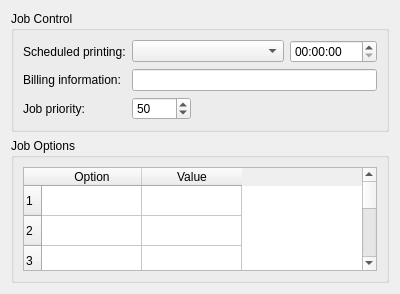
<ui version="4.0" >
 <class>KCupsOptionsJobWidget</class>
 <widget class="QWidget" name="KCupsOptionsJobWidget" >
  <property name="geometry" >
   <rect>
    <x>0</x>
    <y>0</y>
    <width>400</width>
    <height>294</height>
   </rect>
  </property>
  <property name="windowTitle" >
   <string>Job</string>
  </property>
  <layout class="QGridLayout" name="gridLayout_3" >
   <item row="0" column="0" >
    <widget class="QGroupBox" name="jobControlGroupBox" >
     <property name="title" >
      <string>Job Control</string>
     </property>
     <layout class="QGridLayout" name="gridLayout" >
      <item row="0" column="0" >
       <widget class="QLabel" name="jobHoldLabel" >
        <property name="text" >
         <string>Scheduled printing:</string>
        </property>
       </widget>
      </item>
      <item row="0" column="1" colspan="2" >
       <widget class="KComboBox" name="jobHoldComboBox" />
      </item>
      <item row="0" column="3" >
       <widget class="QTimeEdit" name="jobHoldTimeEdit" />
      </item>
      <item row="1" column="0" >
       <widget class="QLabel" name="jobBillingLabel" >
        <property name="text" >
         <string>Billing information:</string>
        </property>
       </widget>
      </item>
      <item row="1" column="1" colspan="3" >
       <widget class="KLineEdit" name="jobBillingLineEdit" />
      </item>
      <item row="2" column="0" >
       <widget class="QLabel" name="jobPriorityLabel" >
        <property name="text" >
         <string>Job priority:</string>
        </property>
       </widget>
      </item>
      <item row="2" column="1" >
       <widget class="QSpinBox" name="jobPrioritySpinBox" >
        <property name="maximum" >
         <number>100</number>
        </property>
        <property name="value" >
         <number>50</number>
        </property>
       </widget>
      </item>
      <item row="2" column="2" colspan="2" >
       <spacer name="horizontalSpacer" >
        <property name="orientation" >
         <enum>Qt::Horizontal</enum>
        </property>
        <property name="sizeHint" stdset="0" >
         <size>
          <width>180</width>
          <height>20</height>
         </size>
        </property>
       </spacer>
      </item>
      <item row="3" column="1" >
       <spacer name="verticalSpacer" >
        <property name="orientation" >
         <enum>Qt::Vertical</enum>
        </property>
        <property name="sizeHint" stdset="0" >
         <size>
          <width>20</width>
          <height>35</height>
         </size>
        </property>
       </spacer>
      </item>
     </layout>
    </widget>
   </item>
   <item row="1" column="0" >
    <widget class="QGroupBox" name="jobOptionsGroupBox" >
     <property name="title" >
      <string>Job Options</string>
     </property>
     <layout class="QGridLayout" name="gridLayout_2" >
      <item row="0" column="0" >
       <widget class="QTableWidget" name="jobOptionsTable" >
        <property name="rowCount" >
         <number>10</number>
        </property>
        <property name="columnCount" >
         <number>2</number>
        </property>
        <row/>
        <row/>
        <row/>
        <row/>
        <row/>
        <row/>
        <row/>
        <row/>
        <row/>
        <row/>
        <column>
         <property name="text" >
          <string>Option</string>
         </property>
        </column>
        <column>
         <property name="text" >
          <string>Value</string>
         </property>
        </column>
       </widget>
      </item>
      <item row="1" column="0" >
       <spacer name="verticalSpacer_2" >
        <property name="orientation" >
         <enum>Qt::Vertical</enum>
        </property>
        <property name="sizeHint" stdset="0" >
         <size>
          <width>20</width>
          <height>16</height>
         </size>
        </property>
       </spacer>
      </item>
     </layout>
    </widget>
   </item>
   <item row="2" column="0" >
    <spacer name="verticalSpacer_3" >
     <property name="orientation" >
      <enum>Qt::Vertical</enum>
     </property>
     <property name="sizeHint" stdset="0" >
      <size>
       <width>20</width>
       <height>13</height>
      </size>
     </property>
    </spacer>
   </item>
  </layout>
 </widget>
 <customwidgets>
  <customwidget>
   <class>KComboBox</class>
   <extends>QComboBox</extends>
   <header>kcombobox.h</header>
  </customwidget>
  <customwidget>
   <class>KLineEdit</class>
   <extends>QLineEdit</extends>
   <header>klineedit.h</header>
  </customwidget>
 </customwidgets>
 <resources/>
 <connections/>
</ui>
